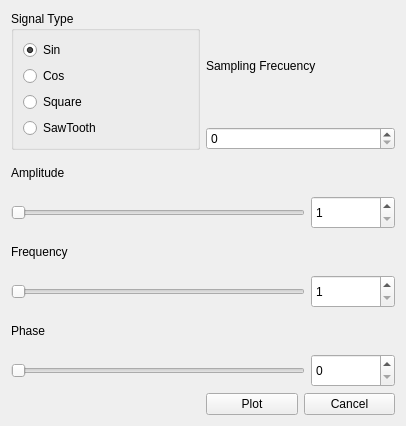
<?xml version="1.0" encoding="UTF-8"?>
<ui version="4.0">
 <class>NewSignalDialog</class>
 <widget class="QWidget" name="NewSignalDialog">
  <property name="geometry">
   <rect>
    <x>0</x>
    <y>0</y>
    <width>406</width>
    <height>426</height>
   </rect>
  </property>
  <property name="windowTitle">
   <string>Form</string>
  </property>
  <layout class="QGridLayout" name="gridLayout">
   <item row="4" column="1">
    <layout class="QHBoxLayout" name="horizontalLayout_4">
     <item>
      <widget class="QPushButton" name="pushButtonPlot">
       <property name="text">
        <string>Plot</string>
       </property>
      </widget>
     </item>
     <item>
      <widget class="QPushButton" name="pushButtonCancel">
       <property name="text">
        <string>Cancel</string>
       </property>
      </widget>
     </item>
    </layout>
   </item>
   <item row="0" column="0" colspan="2">
    <layout class="QHBoxLayout" name="horizontalLayout_6">
     <item>
      <widget class="QGroupBox" name="groupBox">
       <property name="title">
        <string>Signal Type</string>
       </property>
       <layout class="QVBoxLayout" name="verticalLayout_4">
        <item>
         <widget class="QRadioButton" name="radioButtonSin">
          <property name="text">
           <string>Sin</string>
          </property>
          <property name="checked">
           <bool>true</bool>
          </property>
         </widget>
        </item>
        <item>
         <widget class="QRadioButton" name="radioButtonCos">
          <property name="text">
           <string>Cos</string>
          </property>
         </widget>
        </item>
        <item>
         <widget class="QRadioButton" name="radioButtonSquare">
          <property name="text">
           <string>Square</string>
          </property>
         </widget>
        </item>
        <item>
         <widget class="QRadioButton" name="radioButtonSawTooth">
          <property name="text">
           <string>SawTooth</string>
          </property>
         </widget>
        </item>
       </layout>
      </widget>
     </item>
     <item>
      <layout class="QVBoxLayout" name="verticalLayout_5">
       <item>
        <widget class="QLabel" name="label">
         <property name="text">
          <string>Sampling Frecuency</string>
         </property>
        </widget>
       </item>
       <item>
        <widget class="QSpinBox" name="spinBoxFs">
         <property name="maximum">
          <number>65535</number>
         </property>
        </widget>
       </item>
      </layout>
     </item>
    </layout>
   </item>
   <item row="1" column="0" colspan="2">
    <layout class="QVBoxLayout" name="verticalLayout">
     <item>
      <widget class="QLabel" name="AmplitudeLabel">
       <property name="text">
        <string>Amplitude</string>
       </property>
      </widget>
     </item>
     <item>
      <layout class="QHBoxLayout" name="horizontalLayout">
       <item>
        <widget class="QSlider" name="horizontalSliderAmplitude">
         <property name="minimum">
          <number>1</number>
         </property>
         <property name="maximum">
          <number>10</number>
         </property>
         <property name="orientation">
          <enum>Qt::Horizontal</enum>
         </property>
        </widget>
       </item>
       <item>
        <widget class="QSpinBox" name="spinBoxAmplitude">
         <property name="minimumSize">
          <size>
           <width>84</width>
           <height>0</height>
          </size>
         </property>
         <property name="maximumSize">
          <size>
           <width>57</width>
           <height>33</height>
          </size>
         </property>
         <property name="minimum">
          <number>1</number>
         </property>
         <property name="maximum">
          <number>10</number>
         </property>
        </widget>
       </item>
      </layout>
     </item>
    </layout>
   </item>
   <item row="2" column="0" colspan="2">
    <layout class="QVBoxLayout" name="verticalLayout_2">
     <item>
      <widget class="QLabel" name="FrequencyLabel">
       <property name="text">
        <string>Frequency</string>
       </property>
      </widget>
     </item>
     <item>
      <layout class="QHBoxLayout" name="horizontalLayout_2">
       <item>
        <widget class="QSlider" name="horizontalSliderFrequency">
         <property name="minimum">
          <number>1</number>
         </property>
         <property name="maximum">
          <number>3000</number>
         </property>
         <property name="orientation">
          <enum>Qt::Horizontal</enum>
         </property>
        </widget>
       </item>
       <item>
        <widget class="QSpinBox" name="spinBoxFrequency">
         <property name="minimumSize">
          <size>
           <width>84</width>
           <height>0</height>
          </size>
         </property>
         <property name="maximumSize">
          <size>
           <width>57</width>
           <height>33</height>
          </size>
         </property>
         <property name="minimum">
          <number>1</number>
         </property>
         <property name="maximum">
          <number>3000</number>
         </property>
        </widget>
       </item>
      </layout>
     </item>
    </layout>
   </item>
   <item row="3" column="0" colspan="2">
    <layout class="QVBoxLayout" name="verticalLayout_3">
     <item>
      <widget class="QLabel" name="PhaseLabel">
       <property name="text">
        <string>Phase</string>
       </property>
      </widget>
     </item>
     <item>
      <layout class="QHBoxLayout" name="horizontalLayout_3">
       <item>
        <widget class="QSlider" name="horizontalSliderPhase">
         <property name="minimum">
          <number>0</number>
         </property>
         <property name="maximum">
          <number>2</number>
         </property>
         <property name="orientation">
          <enum>Qt::Horizontal</enum>
         </property>
        </widget>
       </item>
       <item>
        <widget class="QSpinBox" name="spinBoxPhase">
         <property name="minimumSize">
          <size>
           <width>84</width>
           <height>0</height>
          </size>
         </property>
         <property name="maximumSize">
          <size>
           <width>57</width>
           <height>33</height>
          </size>
         </property>
         <property name="minimum">
          <number>0</number>
         </property>
         <property name="maximum">
          <number>2</number>
         </property>
        </widget>
       </item>
      </layout>
     </item>
    </layout>
   </item>
  </layout>
 </widget>
 <resources/>
 <connections>
  <connection>
   <sender>horizontalSliderAmplitude</sender>
   <signal>valueChanged(int)</signal>
   <receiver>spinBoxAmplitude</receiver>
   <slot>setValue(int)</slot>
   <hints>
    <hint type="sourcelabel">
     <x>252</x>
     <y>199</y>
    </hint>
    <hint type="destinationlabel">
     <x>325</x>
     <y>178</y>
    </hint>
   </hints>
  </connection>
  <connection>
   <sender>spinBoxAmplitude</sender>
   <signal>valueChanged(int)</signal>
   <receiver>horizontalSliderAmplitude</receiver>
   <slot>setValue(int)</slot>
   <hints>
    <hint type="sourcelabel">
     <x>391</x>
     <y>200</y>
    </hint>
    <hint type="destinationlabel">
     <x>147</x>
     <y>199</y>
    </hint>
   </hints>
  </connection>
  <connection>
   <sender>horizontalSliderFrequency</sender>
   <signal>valueChanged(int)</signal>
   <receiver>spinBoxFrequency</receiver>
   <slot>setValue(int)</slot>
   <hints>
    <hint type="sourcelabel">
     <x>176</x>
     <y>251</y>
    </hint>
    <hint type="destinationlabel">
     <x>334</x>
     <y>254</y>
    </hint>
   </hints>
  </connection>
  <connection>
   <sender>spinBoxFrequency</sender>
   <signal>valueChanged(int)</signal>
   <receiver>horizontalSliderFrequency</receiver>
   <slot>setValue(int)</slot>
   <hints>
    <hint type="sourcelabel">
     <x>333</x>
     <y>261</y>
    </hint>
    <hint type="destinationlabel">
     <x>135</x>
     <y>258</y>
    </hint>
   </hints>
  </connection>
  <connection>
   <sender>horizontalSliderPhase</sender>
   <signal>valueChanged(int)</signal>
   <receiver>spinBoxPhase</receiver>
   <slot>setValue(int)</slot>
   <hints>
    <hint type="sourcelabel">
     <x>166</x>
     <y>334</y>
    </hint>
    <hint type="destinationlabel">
     <x>343</x>
     <y>335</y>
    </hint>
   </hints>
  </connection>
  <connection>
   <sender>spinBoxPhase</sender>
   <signal>valueChanged(int)</signal>
   <receiver>horizontalSliderPhase</receiver>
   <slot>setValue(int)</slot>
   <hints>
    <hint type="sourcelabel">
     <x>333</x>
     <y>337</y>
    </hint>
    <hint type="destinationlabel">
     <x>108</x>
     <y>340</y>
    </hint>
   </hints>
  </connection>
  <connection>
   <sender>radioButtonSquare</sender>
   <signal>clicked(bool)</signal>
   <receiver>horizontalSliderPhase</receiver>
   <slot>setDisabled(bool)</slot>
   <hints>
    <hint type="sourcelabel">
     <x>69</x>
     <y>95</y>
    </hint>
    <hint type="destinationlabel">
     <x>110</x>
     <y>324</y>
    </hint>
   </hints>
  </connection>
  <connection>
   <sender>radioButtonSquare</sender>
   <signal>clicked(bool)</signal>
   <receiver>spinBoxPhase</receiver>
   <slot>setDisabled(bool)</slot>
   <hints>
    <hint type="sourcelabel">
     <x>92</x>
     <y>92</y>
    </hint>
    <hint type="destinationlabel">
     <x>330</x>
     <y>324</y>
    </hint>
   </hints>
  </connection>
  <connection>
   <sender>radioButtonSawTooth</sender>
   <signal>clicked(bool)</signal>
   <receiver>horizontalSliderPhase</receiver>
   <slot>setDisabled(bool)</slot>
   <hints>
    <hint type="sourcelabel">
     <x>57</x>
     <y>115</y>
    </hint>
    <hint type="destinationlabel">
     <x>80</x>
     <y>326</y>
    </hint>
   </hints>
  </connection>
  <connection>
   <sender>radioButtonSawTooth</sender>
   <signal>clicked(bool)</signal>
   <receiver>spinBoxPhase</receiver>
   <slot>setDisabled(bool)</slot>
   <hints>
    <hint type="sourcelabel">
     <x>98</x>
     <y>115</y>
    </hint>
    <hint type="destinationlabel">
     <x>360</x>
     <y>329</y>
    </hint>
   </hints>
  </connection>
  <connection>
   <sender>radioButtonCos</sender>
   <signal>clicked(bool)</signal>
   <receiver>horizontalSliderPhase</receiver>
   <slot>setEnabled(bool)</slot>
   <hints>
    <hint type="sourcelabel">
     <x>55</x>
     <y>77</y>
    </hint>
    <hint type="destinationlabel">
     <x>62</x>
     <y>321</y>
    </hint>
   </hints>
  </connection>
  <connection>
   <sender>radioButtonCos</sender>
   <signal>clicked(bool)</signal>
   <receiver>spinBoxPhase</receiver>
   <slot>setEnabled(bool)</slot>
   <hints>
    <hint type="sourcelabel">
     <x>45</x>
     <y>70</y>
    </hint>
    <hint type="destinationlabel">
     <x>344</x>
     <y>323</y>
    </hint>
   </hints>
  </connection>
  <connection>
   <sender>radioButtonSin</sender>
   <signal>clicked(bool)</signal>
   <receiver>horizontalSliderPhase</receiver>
   <slot>setEnabled(bool)</slot>
   <hints>
    <hint type="sourcelabel">
     <x>41</x>
     <y>53</y>
    </hint>
    <hint type="destinationlabel">
     <x>42</x>
     <y>325</y>
    </hint>
   </hints>
  </connection>
  <connection>
   <sender>radioButtonSin</sender>
   <signal>clicked(bool)</signal>
   <receiver>spinBoxPhase</receiver>
   <slot>setEnabled(bool)</slot>
   <hints>
    <hint type="sourcelabel">
     <x>135</x>
     <y>50</y>
    </hint>
    <hint type="destinationlabel">
     <x>367</x>
     <y>324</y>
    </hint>
   </hints>
  </connection>
 </connections>
</ui>
